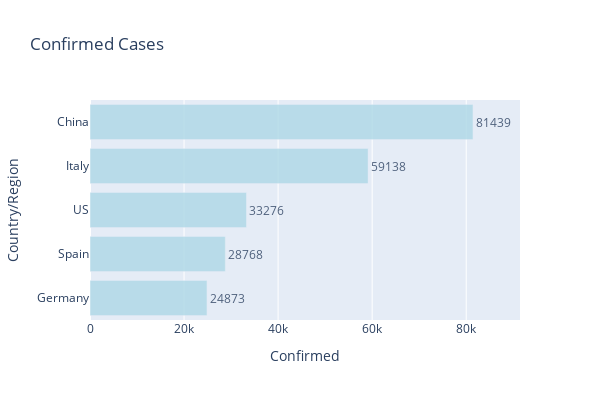

Source (notebook cell):
### Markdown cell above
I will start by categorizing counties based on three criteria, and then study the top 5 countries on each and compare it with Saudi Arabia.

### Code cell
flg = full_latest_grouped
fig = px.bar(flg.sort_values('Confirmed', ascending=False).head(5).sort_values('Confirmed', ascending=True), 
             x="Confirmed", y="Country/Region", title='Confirmed Cases', text='Confirmed', orientation='h', 
             width=600, height=400, range_x = [0, max(flg['Confirmed'])+10000])
fig.update_traces(marker_color="lightblue", opacity=0.8, textposition='outside')
fig.show()

### Figure 1 — Plotly figure (JSON) as saved in the notebook; plotly's stock layout.template omitted (floating-point values rounded to 4 significant figures)
{"data": [{"alignmentgroup": "True", "hoverlabel": {"namelength": 0}, "hovertemplate": "Confirmed=%{text}<br>Country/Region=%{y}", "legendgroup": "", "marker": {"color": "lightblue"}, "name": "", "offsetgroup": "", "opacity": 0.8, "orientation": "h", "showlegend": false, "text": [24873, 28768, 33276, 59138, 81439], "textposition": "outside", "type": "bar", "x": [24873, 28768, 33276, 59138, 81439], "xaxis": "x", "y": ["Germany", "Spain", "US", "Italy", "China"], "yaxis": "y"}], "layout": {"barmode": "relative", "height": 400, "legend": {"tracegroupgap": 0}, "title": {"text": "Confirmed Cases"}, "width": 600, "xaxis": {"anchor": "y", "domain": [0, 1], "range": [0, 91439], "title": {"text": "Confirmed"}}, "yaxis": {"anchor": "x", "domain": [0, 1], "title": {"text": "Country/Region"}}}}
